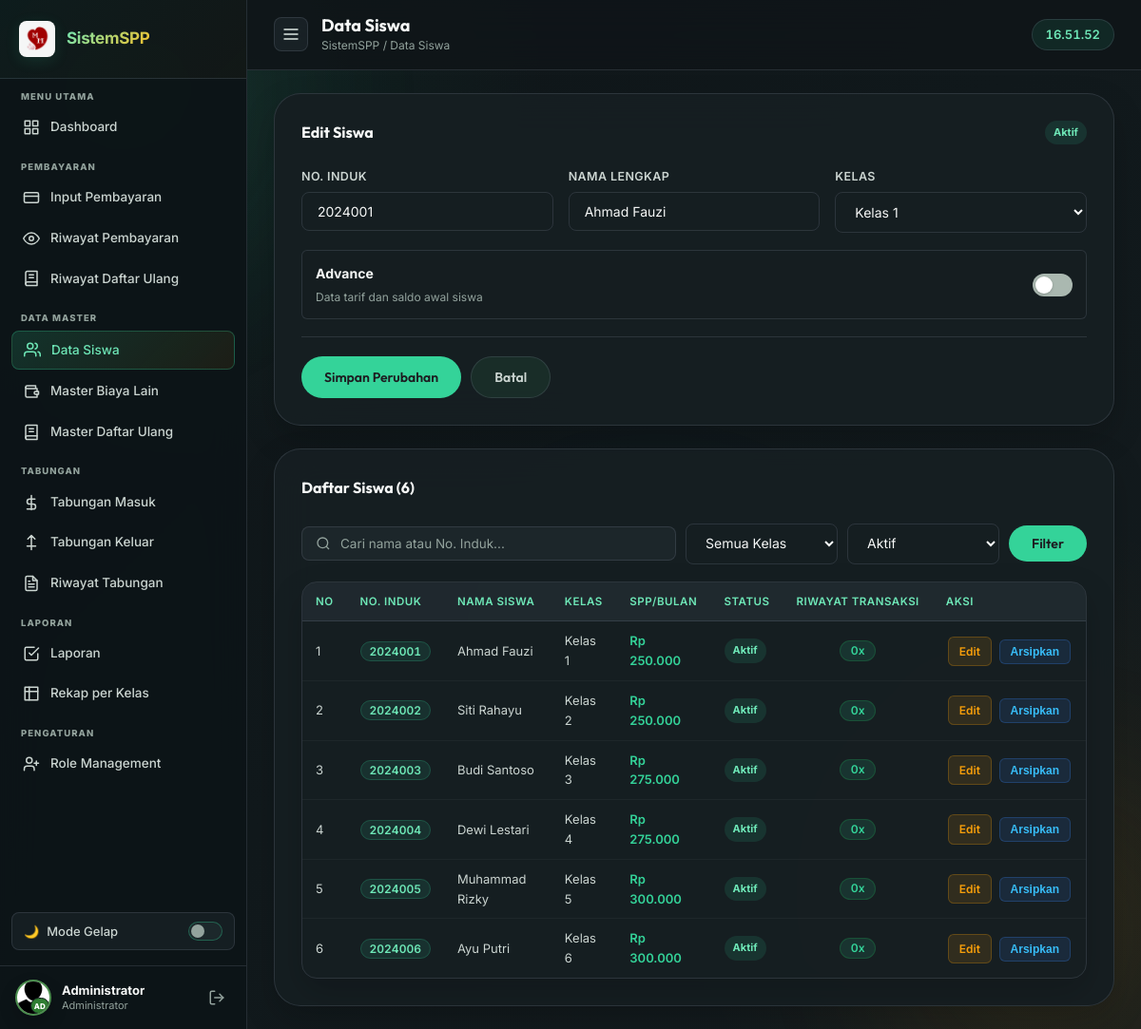
The page /siswa/daftar.php?edit=1 (signed in) on the database its author committed.
### tables this page shows
CREATE TABLE `siswa` (
  `id`              INT AUTO_INCREMENT PRIMARY KEY,
  `NO_INDUK`        VARCHAR(10) NOT NULL UNIQUE,
  `NAMA`            VARCHAR(100) NOT NULL,
  `KELAS`           CHAR(1) NOT NULL,
  `SPP_PERBULAN`    DECIMAL(15,2) NOT NULL DEFAULT 0,
  `PANGKAL`         DECIMAL(15,2) NOT NULL DEFAULT 0,
  `BANGUNAN`        DECIMAL(15,2) NOT NULL DEFAULT 0,
  `SERAGAM`         DECIMAL(15,2) NOT NULL DEFAULT 0,
  `KEGIATAN`        DECIMAL(15,2) NOT NULL DEFAULT 0,
  `MAKAN`           DECIMAL(15,2) NOT NULL DEFAULT 0,
  `SORGA`           DECIMAL(15,2) NOT NULL DEFAULT 0,
  `INFAQ`           DECIMAL(15,2) NOT NULL DEFAULT 0,
  `PANGKAL_BAYAR`   DECIMAL(15,2) NOT NULL DEFAULT 0,
  `BANGUNAN_BAYAR`  DECIMAL(15,2) NOT NULL DEFAULT 0,
  `SERAGAM_BAYAR`   DECIMAL(15,2) NOT NULL DEFAULT 0,
  `KEGIATAN_BAYAR`  DECIMAL(15,2) NOT NULL DEFAULT 0,
  `POMG`            DECIMAL(15,2) NOT NULL DEFAULT 0,
  `DAFTAR_ULANG`    DECIMAL(15,2) NOT NULL DEFAULT 0,
  `NO_induk_diknas` CHAR(10) DEFAULT NULL,
  `potong_pangkal`  DECIMAL(15,2) NOT NULL DEFAULT 0,
  `tot_pangkal`     DECIMAL(15,2) NOT NULL DEFAULT 0,
  `tot_du`          DECIMAL(15,2) NOT NULL DEFAULT 0,
  `potong_du`       DECIMAL(15,2) NOT NULL DEFAULT 0,
  `is_active`       TINYINT(1) NOT NULL DEFAULT 1,
  `created_at`      TIMESTAMP DEFAULT CURRENT_TIMESTAMP,
  KEY `idx_siswa_status_kelas_nama` (`is_active`, `KELAS`, `NAMA`),
  CONSTRAINT `chk_siswa_kelas_sd` CHECK (`KELAS` IN ('1','2','3','4','5','6'))
);

### siswa/daftar.php (the view, shortened to what this page needs)
<?php
require_once '../koneksi.php';
function student_history_count(mysqli $db, string $noInduk): int {
    $sql = "
        SELECT
          (SELECT COUNT(*) FROM bayar WHERE NO_INDUK = ?) +
          (SELECT COUNT(*) FROM bayar_du WHERE no_induk = ?) +
          (SELECT COUNT(*) FROM transaksi_m WHERE NO_INDUK = ?) +
          (SELECT COUNT(*) FROM transaksi_k WHERE NO_INDUK = ?) AS jumlah
    ";
    $stmt = $db->prepare($sql);
    $stmt->bind_param('ssss', $noInduk, $noInduk, $noInduk, $noInduk);
    $stmt->execute();
    $count = (int)$stmt->get_result()->fetch_assoc()['jumlah'];
    return $count;
}
function find_student(mysqli $db, int $id, bool $forUpdate = false): ?array {
    $stmt = $db->prepare('SELECT * FROM siswa WHERE id = ? LIMIT 1' . ($forUpdate ? ' FOR UPDATE' : ''));
    $stmt->bind_param('i', $id);
    $stmt->execute();
    $student = $stmt->get_result()->fetch_assoc() ?: null;
    if ($student) $student['history_count'] = student_history_count($db, $student['NO_INDUK']);
    return $student;
}
$oldInput = $_SESSION['student_old_input'] ?? [];
$editId = (int)($_GET['edit'] ?? 0);
$editStudent = $editId > 0 ? find_student($koneksi, $editId) : null;
$query = trim((string)($_GET['q'] ?? ''));
$filterClass = (string)($_GET['kelas'] ?? '');
$filterStatus = (string)($_GET['status'] ?? 'active');
$stmtList = $koneksi->prepare("
    SELECT s.*,
      (SELECT COUNT(*) FROM bayar p WHERE p.NO_INDUK = s.NO_INDUK) AS jml_bayar,
      ((SELECT COUNT(*) FROM bayar p WHERE p.NO_INDUK = s.NO_INDUK) +
       (SELECT COUNT(*) FROM bayar_du du WHERE du.no_induk = s.NO_INDUK) +
       (SELECT COUNT(*) FROM transaksi_m tm WHERE tm.NO_INDUK = s.NO_INDUK) +
       (SELECT COUNT(*) FROM transaksi_k tk WHERE tk.NO_INDUK = s.NO_INDUK)) AS history_count
    FROM siswa s
    WHERE (? = '' OR s.NO_INDUK LIKE CONCAT('%', ?, '%') OR s.NAMA LIKE CONCAT('%', ?, '%'))
      AND (? = '' OR s.KELAS = ?)
      AND (? = 'all' OR s.is_active = IF(? = 'archived', 0, 1))
    ORDER BY s.is_active DESC,
      CASE WHEN s.KELAS REGEXP '^[1-6]$' THEN 0 ELSE 1 END,
      CAST(s.KELAS AS UNSIGNED), s.KELAS, s.NAMA ASC
");
$stmtList->bind_param('sssssss', $query, $query, $query, $filterClass, $filterClass, $filterStatus, $filterStatus);
$stmtList->execute();
$studentRows = $stmtList->get_result()->fetch_all(MYSQLI_ASSOC);
$formStudent = $editStudent ?? [];
$fieldMap = [
    'no_induk' => 'NO_INDUK', 'nama' => 'NAMA', 'kelas' => 'KELAS',
    'no_induk_diknas' => 'NO_induk_diknas', 'spp_perbulan' => 'SPP_PERBULAN',
    'pangkal' => 'PANGKAL', 'bangunan' => 'BANGUNAN', 'seragam' => 'SERAGAM',
    'kegiatan' => 'KEGIATAN', 'makan' => 'MAKAN', 'sorga' => 'SORGA',
    'infaq' => 'INFAQ', 'pomg' => 'POMG', 'daftar_ulang' => 'DAFTAR_ULANG',
    'potong_pangkal' => 'potong_pangkal', 'potong_du' => 'potong_du',
    'pangkal_bayar' => 'PANGKAL_BAYAR', 'bangunan_bayar' => 'BANGUNAN_BAYAR',
    'seragam_bayar' => 'SERAGAM_BAYAR', 'kegiatan_bayar' => 'KEGIATAN_BAYAR'
];
function form_student_value(string $key, array $oldInput, array $student, array $fieldMap, $default = '') {
    $column = $fieldMap[$key] ?? $key;
    return $student[$column] ?? $default;
}
?>
<!DOCTYPE html>
<html lang="id">
<head>
  <link rel="stylesheet" href="../assets/css/style.css?v=4.7" />
</head>
<body>
  <div class="bg-orbs"><div class="orb orb-1"></div><div class="orb orb-2"></div><div class="orb orb-3"></div></div>
  <div class="layout">
    <?php include '../includes/sidebar.php'; ?>
    <main class="main-content">
      <div class="topbar">
        <button class="sidebar-toggle" onclick="toggleSidebar()" id="btn-sidebar-toggle">
          <svg width="20" height="20" viewBox="0 0 24 24" fill="none" stroke="currentColor" stroke-width="2"><line x1="3" y1="12" x2="21" y2="12"/><line x1="3" y1="6" x2="21" y2="6"/><line x1="3" y1="18" x2="21" y2="18"/></svg>
        </button>
        <div class="topbar-title"><h2>Data Siswa</h2><span class="breadcrumb">SistemSPP / Data Siswa</span></div>
        <div class="clock-badge" id="liveClock">--:--:--</div>
      </div>
      <div class="main-card">
        <div class="card-title-row">
          <div class="card-title"><?= $editStudent ? 'Edit Siswa' : 'Tambah Siswa Baru' ?></div>
          <?php if ($editStudent): ?><span class="master-status <?= $editStudent['is_active'] ? 'is-active' : 'is-inactive' ?>"><?= $editStudent['is_active'] ? 'Aktif' : 'Diarsipkan' ?></span><?php endif; ?>
        </div>
        <form method="POST" action="daftar.php" id="form-master-siswa" novalidate>
          <div class="fields-grid">
            <div class="field-row">
              <label class="field-label" for="nis-baru">No. Induk</label>
              <input class="field-input" type="text" inputmode="numeric" maxlength="10" id="nis-baru" name="no_induk" required
                value="<?= htmlspecialchars((string)form_student_value('no_induk', $oldInput, $formStudent, $fieldMap)) ?>" />
            </div>
            <div class="field-row">
              <label class="field-label" for="nama-baru">Nama Lengkap</label>
              <input class="field-input" type="text" maxlength="100" id="nama-baru" name="nama" required
                value="<?= htmlspecialchars((string)form_student_value('nama', $oldInput, $formStudent, $fieldMap)) ?>" />
            </div>
            <div class="field-row">
              <label class="field-label" for="kelas-baru">Kelas</label>
              <select class="field-input field-select" id="kelas-baru" name="kelas" required>
                <?php
                $selectedClass = (string)form_student_value('kelas', $oldInput, $formStudent, $fieldMap);
                $isLegacySelectedClass = $selectedClass !== '' && !in_array($selectedClass, ['1','2','3','4','5','6'], true);
                if ($isLegacySelectedClass):
                ?>
                <option value="<?= htmlspecialchars($selectedClass) ?>" selected>Kelas <?= htmlspecialchars($selectedClass) ?> (data lama)</option>
                <?php endif; for ($class = 1; $class <= 6; $class++): ?>
                <option value="<?= $class ?>" <?= $selectedClass === (string)$class ? 'selected' : '' ?>>Kelas <?= $class ?></option>
                <?php endfor; ?>
              </select>
            </div>
          </div>
          <label class="advanced-switch" for="advanced-enabled">
            <span><strong>Advance</strong><small>Data tarif dan saldo awal siswa</small></span>
            <span class="advanced-switch-track"><span></span></span>
          </label>
          <div class="action-bar" style="margin-top:18px">
            <button type="submit" class="btn btn-primary"><?= $editStudent ? 'Simpan Perubahan' : 'Tambah Siswa' ?></button>
            <?php if ($editStudent): ?><a href="daftar.php" class="btn btn-ghost">Batal</a><?php endif; ?>
          </div>
        </form>
      </div>
      <div class="main-card" style="margin-top:0">
        <div class="card-title-row"><div class="card-title">Daftar Siswa (<?= count($studentRows) ?>)</div></div>
        <form method="GET" action="daftar.php" class="filter-bar student-filter-bar">
          <div class="search-box">
            <svg width="16" height="16" viewBox="0 0 24 24" fill="none" stroke="currentColor" stroke-width="2"><circle cx="11" cy="11" r="8"/><line x1="21" y1="21" x2="16.65" y2="16.65"/></svg>
            <input type="search" name="q" value="<?= htmlspecialchars($query) ?>" placeholder="Cari nama atau No. Induk..." />
          </div>
          <select class="field-input field-select filter-sel" name="kelas">
            <option value="">Semua Kelas</option>
          </select>
          <select class="field-input field-select filter-sel" name="status">
            <option value="active" <?= $filterStatus === 'active' ? 'selected' : '' ?>>Aktif</option>
          </select>
          <button class="btn btn-primary" type="submit">Filter</button>
        </form>
        <div class="table-container">
          <table class="payment-table responsive-table">
            <thead><tr><th>No</th><th>No. Induk</th><th>Nama Siswa</th><th>Kelas</th><th>SPP/Bulan</th><th>Status</th><th class="student-history-col">Riwayat Transaksi</th><th>Aksi</th></tr></thead>
            <tbody>
              <?php if (!$studentRows): ?>
              <tr><td colspan="8"><div class="empty-state"><p>Data siswa tidak ditemukan</p></div></td></tr>
              <?php else: foreach ($studentRows as $index => $student):
                $editUrl = 'daftar.php?edit=' . (int)$student['id'];
              ?>
              <tr class="clickable-payment-row" data-edit-url="<?= htmlspecialchars($editUrl, ENT_QUOTES, 'UTF-8') ?>" tabindex="0" role="link" aria-label="Edit siswa <?= htmlspecialchars($student['NAMA'], ENT_QUOTES, 'UTF-8') ?>">
                <td data-label="No"><?= $index + 1 ?></td>
                <td data-label="No. Induk"><span class="badge-nis"><?= htmlspecialchars($student['NO_INDUK']) ?></span></td>
                <td data-label="Nama Siswa"><?= htmlspecialchars($student['NAMA']) ?></td>
                <td data-label="Kelas">Kelas <?= htmlspecialchars($student['KELAS']) ?></td>
                <td data-label="SPP/Bulan" class="nominal">Rp <?= number_format((float)$student['SPP_PERBULAN'], 0, ',', '.') ?></td>
                <td data-label="Status"><span class="master-status <?= $student['is_active'] ? 'is-active' : 'is-inactive' ?>"><?= $student['is_active'] ? 'Aktif' : 'Diarsipkan' ?></span></td>
                <td data-label="Riwayat Transaksi" class="student-history-col"><span class="badge-count"><?= (int)$student['history_count'] ?>x</span></td>
                <td data-label="Aksi" class="aksi-col">
                  <a class="btn-tbl btn-tbl-edit" href="<?= htmlspecialchars($editUrl) ?>">Edit</a>
                  <form method="POST" action="daftar.php" style="display:inline" onsubmit="return confirm('<?= $student['is_active'] ? 'Arsipkan' : 'Pulihkan' ?> siswa <?= htmlspecialchars(addslashes($student['NAMA'])) ?>?')">
                    <button type="submit" class="btn-tbl btn-tbl-toggle"><?= $student['is_active'] ? 'Arsipkan' : 'Pulihkan' ?></button>
                  </form>
                </td>
              </tr>
              <?php endforeach; endif; ?>
            </tbody>
          </table>
        </div>
      </div>
    </main>
  </div>
</body>
</html>

### rows shown on the page
siswa: no_induk "2024001", nama "Ahmad Fauzi", kelas "Kelas 1", NO_INDUK "2024001", NAMA "Ahmad Fauzi", KELAS "1", SPP_PERBULAN "250.000", is_active "Aktif", history_count "0"
siswa: NO_INDUK "2024002", NAMA "Siti Rahayu", KELAS "2", SPP_PERBULAN "250.000", is_active "Aktif", history_count "0"
siswa: NO_INDUK "2024003", NAMA "Budi Santoso", KELAS "3", SPP_PERBULAN "275.000", is_active "Aktif", history_count "0"
siswa: NO_INDUK "2024004", NAMA "Dewi Lestari", KELAS "4", SPP_PERBULAN "275.000", is_active "Aktif", history_count "0"
siswa: NO_INDUK "2024005", NAMA "Muhammad Rizky", KELAS "5", SPP_PERBULAN "300.000", is_active "Aktif", history_count "0"
siswa: NO_INDUK "2024006", NAMA "Ayu Putri", KELAS "6", SPP_PERBULAN "300.000", is_active "Aktif", history_count "0"

### other values the page prints
$section "MENU UTAMA"
$label "Dashboard"
$section "PEMBAYARAN"
$label "Input Pembayaran"
$label "Riwayat Pembayaran"
$label "Riwayat Daftar Ulang"
$section "DATA MASTER"
$label "Data Siswa"
$label "Master Biaya Lain"
$label "Master Daftar Ulang"
$section "TABUNGAN"
$label "Tabungan Masuk"
$label "Tabungan Keluar"
$label "Riwayat Tabungan"
$section "LAPORAN"
